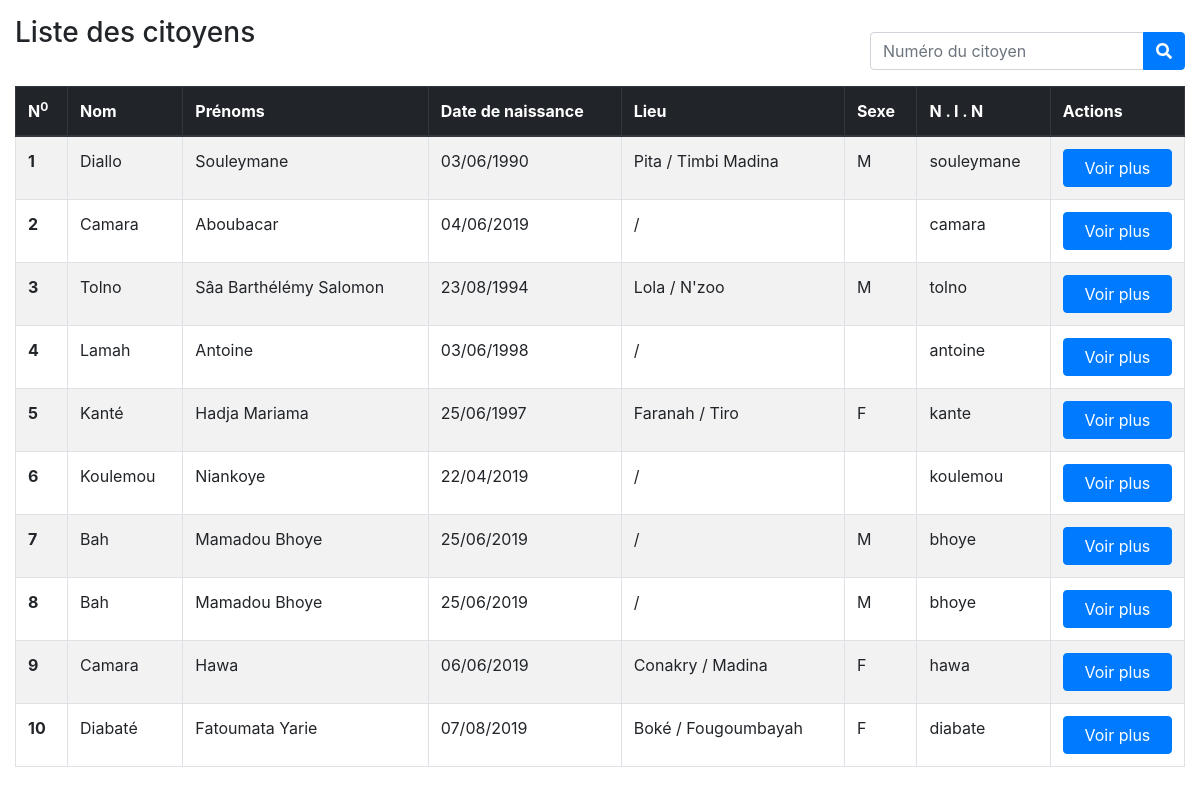
The app's page /gestion-demo-v3/citoyen/liste-citoyens.php with its own data.
### tables this page shows
CREATE TABLE `citoyen` (
  `ID_CITOYEN` int(10) NOT NULL,
  `ID_DECNAISS` int(10) NOT NULL,
  `NOM` varchar(50) DEFAULT NULL,
  `PRENOMS` varchar(50) DEFAULT NULL,
  `DATE_NAISS` date DEFAULT NULL,
  `VILLE_NAISS` varchar(50) NOT NULL,
  `LIEU_NAISS` varchar(50) NOT NULL,
  `DOMICILE` varchar(50) DEFAULT NULL,
  `PROFESSION` varchar(50) DEFAULT NULL,
  `NOM_MERE` varchar(50) DEFAULT NULL,
  `PRENOM_MERE` varchar(50) DEFAULT NULL,
  `PROFESSION_MERE` varchar(50) DEFAULT NULL,
  `ADRESSE_MERE` varchar(50) DEFAULT NULL,
  `NOM_PERE` varchar(50) DEFAULT NULL,
  `PRENOM_PERE` varchar(50) DEFAULT NULL,
  `PROFESSION_PERE` varchar(50) DEFAULT NULL,
  `ADRESSE_PERE` varchar(50) DEFAULT NULL,
  `TEL` varchar(15) DEFAULT NULL,
  `EMAIL` varchar(60) DEFAULT NULL,
  `GENRE` varchar(10) DEFAULT NULL,
  `SITUATION_MATRIMONIALE` varchar(50) DEFAULT NULL,
  `TAILLE` float DEFAULT NULL,
  `TEINT` varchar(15) DEFAULT NULL,
  `CHEVEUX` varchar(15) DEFAULT NULL,
  `YEUX` varchar(20) DEFAULT NULL,
  `SIGNE_PARTICULIER` varchar(100) DEFAULT NULL,
  `MOT_PASSE` varchar(50) DEFAULT NULL,
  `NUM_EMPRUNT` varchar(20) DEFAULT NULL,
  `NIN_CITOYEN` varchar(20) DEFAULT NULL,
  `PHOTO_CITOYEN` varchar(255) NOT NULL
);

### gestion-demo-v3/citoyen/liste-citoyens.php (the view, shortened to what this page needs)
<!DOCTYPE html>
<html lang="en" dir="ltr">
  <head>
    <link rel="stylesheet" href="../css/bootstrap.min.css">
    <?php
        include_once("../fonctions.inc.php");
        $db = connexion();
     ?>
  </head>
  <body>
    <div class="container-fluid mt-3">
        <div class="row">
            <div class="col-12 col-md-12">
              <div class="d-flex">
                <h1 class="h3 text-center">Liste des citoyens</h1>
                <form action="" class="my-3 ml-auto" method="POST">
                    <div class="input-group">
                        <input type="search" name="recherche" placeholder="Numéro du citoyen" class="form-control">
                        <div class="input-group-append">
                            <button type="submit" name="rechercher" class="btn btn-primary">
                                <span class="fas fa-search"></span>
                            </button>
                        </div>
                    </div>
                </form>
              </div>
              <table class="table table-striped table-bordered">
                  <thead class="thead-dark m-3">
                    <?php
                      if(isset($_POST['rechercher'])){
                        $id_cit = $_POST['recherche'];
                        $sql = "SELECT id_citoyen, nom, prenoms, date_format(date_naiss, '%d/%m/%Y') as date_naiss, ville_naiss, lieu_naiss,
                                genre, nin_citoyen
                                FROM citoyen
                                WHERE id_citoyen = $id_cit";
                      }else{
                        $sql = "SELECT id_citoyen, nom, prenoms, date_format(date_naiss, '%d/%m/%Y') as date_naiss, ville_naiss, lieu_naiss,
                                genre, nin_citoyen
                                FROM citoyen";
                      }
                      $reqligne=$db->query($sql);
                     ?>
                      <tr>
                          <th scope="col">N<sup>0</sup></th>
                          <th scope="col">Nom</th>
                          <th scope="col">Prénoms</th>
                          <th scope="col">Date de naissance</th>
                          <th scope="col">Lieu</th>
                          <th scope="col">Sexe</th>
                          <th scope="col">N . I . N</th>
                          <th scope="col">Actions</th>
                      </tr>
                  </thead>
                  <tbody>
                    <?php
                        while ($affi=$reqligne->fetch()) {
                     ?>
                      <tr>
                          <th scope="row"><?=$affi['id_citoyen']?></th>
                          <td><?=$affi['nom'] ?></td>
                          <td><?=$affi['prenoms'] ?></td>
                          <td><?=$affi['date_naiss'] ?></td>
                          <td><?=$affi['ville_naiss'] ?> / <?=$affi['lieu_naiss'] ?></td>
                          <td><?=$affi['genre'] ?></td>
                          <td><?=$affi['nin_citoyen'] ?></td>
                          <td><a class="btn btn-primary btn-block" href="voir-citoyen.php?id=<?=$affi['id_citoyen']?>">Voir plus</a> </td>
                      </tr>
                      <?php
                          }
                       ?>
                  </tbody>
                </table>
            </div>
        </div>
    </div>
  </body>
</html>

### records on screen
citoyen: ID_CITOYEN "1", NOM "Diallo", PRENOMS "Souleymane", date_naiss "03/06/1990", VILLE_NAISS "Pita", LIEU_NAISS "Timbi Madina", GENRE "M", NIN_CITOYEN "souleymane"
citoyen: ID_CITOYEN "2", NOM "Camara", PRENOMS "Aboubacar", date_naiss "04/06/2019", NIN_CITOYEN "camara"
citoyen: ID_CITOYEN "3", NOM "Tolno", PRENOMS "Sâa Barthélémy Salomon", date_naiss "23/08/1994", VILLE_NAISS "Lola", LIEU_NAISS "N'zoo", GENRE "M", NIN_CITOYEN "tolno"
citoyen: ID_CITOYEN "4", NOM "Lamah", PRENOMS "Antoine", date_naiss "03/06/1998", NIN_CITOYEN "antoine"
citoyen: ID_CITOYEN "5", NOM "Kanté", PRENOMS "Hadja Mariama", date_naiss "25/06/1997", VILLE_NAISS "Faranah", LIEU_NAISS "Tiro", GENRE "F", NIN_CITOYEN "kante"
citoyen: ID_CITOYEN "6", NOM "Koulemou", PRENOMS "Niankoye", date_naiss "22/04/2019", NIN_CITOYEN "koulemou"
citoyen: ID_CITOYEN "7", NOM "Bah", PRENOMS "Mamadou Bhoye", date_naiss "25/06/2019", GENRE "M", NIN_CITOYEN "bhoye"
citoyen: ID_CITOYEN "8", NOM "Bah", PRENOMS "Mamadou Bhoye", date_naiss "25/06/2019", GENRE "M", NIN_CITOYEN "bhoye"
citoyen: ID_CITOYEN "9", NOM "Camara", PRENOMS "Hawa", date_naiss "06/06/2019", VILLE_NAISS "Conakry", LIEU_NAISS "Madina", GENRE "F", NIN_CITOYEN "hawa"
citoyen: ID_CITOYEN "10", NOM "Diabaté", PRENOMS "Fatoumata Yarie", date_naiss "07/08/2019", VILLE_NAISS "Boké", LIEU_NAISS "Fougoumbayah", GENRE "F", NIN_CITOYEN "diabate"
